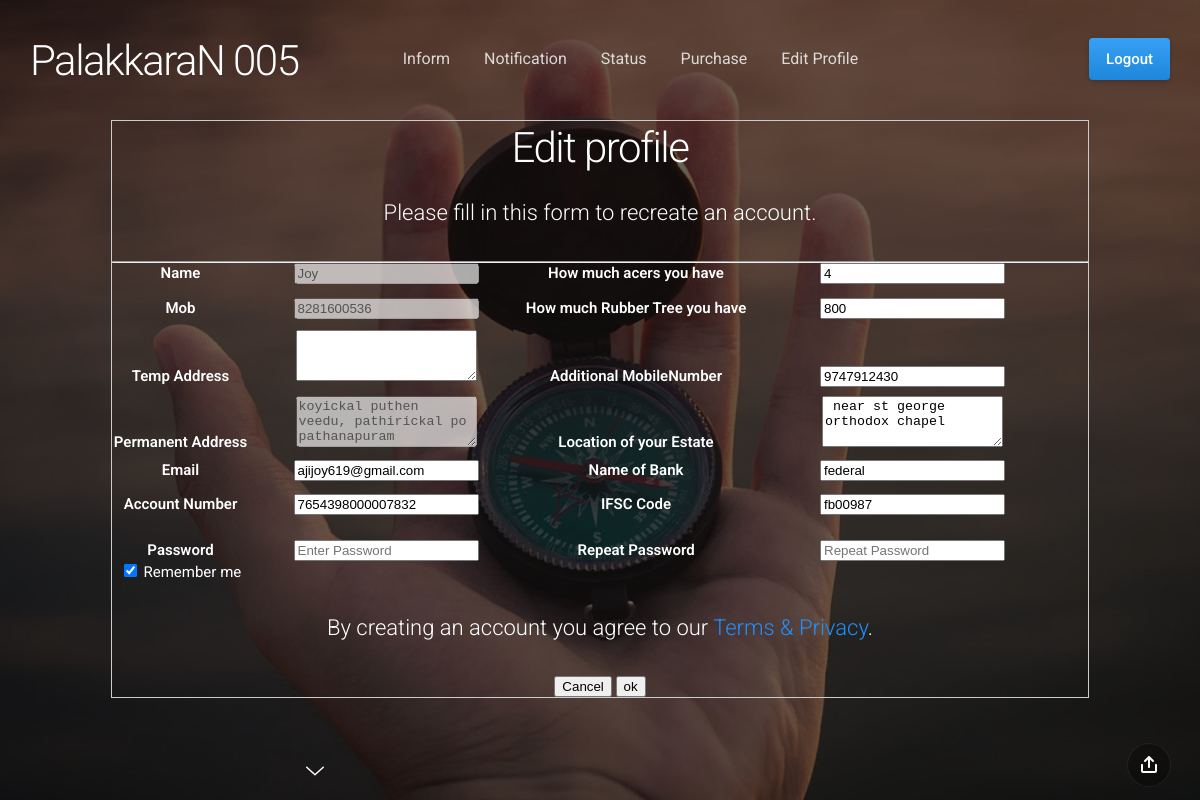
Screenshot of /profile.php (signed in) with the database file from the repository.
### tables this page shows
CREATE TABLE IF NOT EXISTS `user` (
  `Name` varchar(30) NOT NULL,
  `mob` bigint(10) NOT NULL,
  `Paddr` varchar(100) NOT NULL,
  `email` varchar(30) DEFAULT NULL,
  `aditnmob` bigint(10) DEFAULT NULL,
  `acr` float NOT NULL,
  `rub` int(5) NOT NULL,
  `loc` varchar(30) NOT NULL,
  `Bname` varchar(30) NOT NULL,
  `accno` bigint(20) NOT NULL,
  `ifsc` varchar(20) NOT NULL,
  `tempadd` varchar(100) NOT NULL,
  PRIMARY KEY (`mob`)
);

### profile.php (the view, shortened to what this page needs)
<!doctype html>
<html>
<head>
	<link href="css/slides.min.css" rel="stylesheet" type="text/css">
    <link href="css/mystyle.css" rel="stylesheet" type="text/css">
</head>
<body class="slides horizontal simplifiedMobile animated">
<nav class="panel top">
  <div class="sections desktop">
    <div class="left"><a href="#" title="Slides Framework"><svg style="width:82px;height:24px"><h1><a href="index.php">PalakkaraN 005</a></h1></svg></a></div>
    <div class="center">
      <ul class="menu">
<li><a href="inform.php">Inform</a></li>
<li><a href="notification.php">Notification</a></li>
<li><a href="status.php">Status</a></li>
<li><a href="products.php">Purchase</a></li>
<li><a href="profile.php">Edit Profile</a></li>
 </ul>
    </div>
   <div class="right"><a class="button blue gradient" id="lgobtn" onclick="" href="logout.php">Logout</a></div>
  </div>
</nav>
<section class="slide fade-6 kenBurns" data-name="">
 <div class="content">
    <div class="container">
      <div class="wrap">
         <?php
		require("db.php");
		$res=mysqli_query($con,"select * from user where mob='".$_SESSION['pala_user']."'");
if(mysqli_num_rows($res)>0)
{
				  $r=mysqli_fetch_array($res);
}
	else
	{
		echo "<script>alert('invalid login');history.go(-1);</script>";
}
	?>
        <form action="" name="myform" method="post" style="border:1px solid #ccc">
  <div class="container">
    <h1>Edit profile</h1>
    <p>Please fill in this form to recreate an account.</p>
    <hr>
<table>
<tr>
 <td width="137" height="35">   <label for="name"><b>Name</b></label></td>
 <td width="274">   <input type="text" value=<?php echo$r['Name'] ?> name="name" disabled required></td>
 <td width="226"> <label for="loc_acr"><b>How much acers you have</b></label></td>
 <td width="327"><input type="text"  pattern="[0-9]{}" value=<?php echo$r['acr'] ?>  name="loc_acr" required></td>
</tr>
<tr>
<td height="32">    <label for="mob"><b>Mob</b></label></td>
 <td>   <input type="text" value=<?php echo$r['mob'] ?>  pattern="[0-9]{10}" name="mob" disabled required></td>
  <td> <label for="loc_rub"><b>How much Rubber Tree you have</b></label></td>
 <td><input type="text" pattern="[0-9]{}" value=<?php echo$r['rub'] ?>  name="loc_rub" required></td>
</tr>
<tr>
 <td height="66">   <label for="tempad"><b>Temp Address</b></label></td>
 <td>   <textarea rows="3"   name="tempad" ><?php echo$r['tempadd'] ?></textarea></td>
 <td><label for="addmob"><b>Additional MobileNumber</b></label></td>
    <td><input type="text"  pattern="[0-9]{10}" value=<?php echo$r['aditnmob'] ?>  name="addmob"></td>
</tr>
<tr>
 <td height="64">   <label for="perad"><b>Permanent Address</b></label></td>
 <td>   <textarea rows="3"  name="perad" disabled required><?php echo$r['Paddr'] ?></textarea></td>
  <td> <label for="loc"><b>Location of your Estate</b></label></td>
	<td><textarea rows="3" name="loc" required> <?php echo$r['loc'] ?> </textarea></td>
</tr>
<tr>
 <td height="34">   <label for="email"><b>Email</b></label></td>
 <td>   <input type="text" value=<?php echo$r['email'] ?>  name="email" required></td>
  <td> <label for="bname"><b>Name of Bank</b></label></td>
 <td><input type="text" value=<?php echo$r['Bname'] ?>  name="bname" required></td>
</tr>
<tr> <td height="46"> <label for="acno"><b>Account Number</b></label></td>
 <td><input type="text"  pattern="[0-9]{16}" value=<?php echo$r['accno'] ?>  name="acno" required></td>
    <td> <label for="ifsc"><b>IFSC Code</b></label></td>
 <td><input type="text" value=<?php echo$r['ifsc'] ?>  name="ifsc" required></td>
</tr>
<tr><td><label for="psw"><b>Password</b></label></td>
    <td><input type="password" placeholder="Enter Password" name="psw" required></td>
    <td><label for="rpsw"><b>Repeat Password</b></label></td>
    <td><input type="password" placeholder="Repeat Password" name="rpsw" required></td>
</tr>
 <tr>
<td>  <label>
      <input type="checkbox" checked="checked" name="remember" style="margin-bottom:15px"> Remember me
    </label>
</td></tr>
</table>
<br>
    <p>By creating an account you agree to our <a href="#" style="color:dodgerblue">Terms & Privacy</a>.</p>
    <div class="clearfix">
      <button type="button" class="cancelbtn">Cancel</button>
      <button type="submit" onClick="return submitform()" class="signupbtn" name="ok">ok</button>
    </div>
  </div>
</form>
      </div>
    </div>
  </div>
  <div class="background" style="background-image:url(assets/img/background/img-91.jpg)"></div>
</section>
<nav class="panel bottom forceMobileView">
  <div class="sections desktop">
    <div class="center"><span class="nextSlide"><svg><use xmlns:xlink="http://www.w3.org/1999/xlink" xlink:href="#arrow-down"></use></svg></span></div>
    <div class="right"><span data-dropdown-id="2" class="button actionButton dropdownTrigger"><svg><use xmlns:xlink="http://www.w3.org/1999/xlink" xlink:href="#share"></use></svg></span></div>
  </div>
</nav>
</body>
</html>

### rows the page displays
user: loc_acr "4", mob "8281600536", loc_rub "800", addmob "9747912430", perad "koyickal puthen veedu, pathirickal po pathanapuram", loc "near st george orthodox chapel", email "ajijoy619@gmail.com", acno "7654398000007832", ifsc "fb00987"
